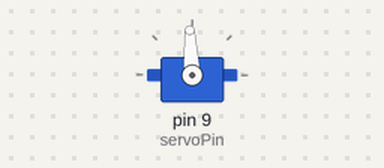
Bench run of a sketch on a simulated Arduino Uno, built with avr-gcc and run on an emulated ATmega328P. Shown: servo.

Above: at 0.1 s.
At 10.1 s:
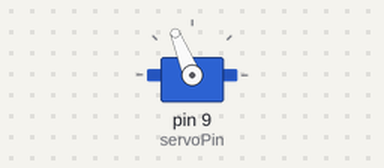
Timing chart, 0 to 11.6 s (numbered marks = the images above):
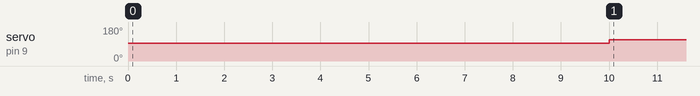

The sketch:

single_motor_test.ino
```cpp
#include <Servo.h>

byte servoPin = 9;
float throttle = 0;
Servo motor1;

// set power from -1.0 to 1.0
void setThrottle(float motorThrottle) {
  float input = motorThrottle * 400 + 1500;
  motor1.writeMicroseconds(input);
  Serial.print("Motor 1 Throttle: ");
  Serial.print(motorThrottle);
  Serial.print(" || Motor 1 input: ");
  Serial.print(input);
  Serial.println();
}

void setup() {
  Serial.begin(9600);

  motor1.attach(servoPin);
//  setThrottle(0);

  motor1.writeMicroseconds(1500);

  delay(10000);
}

void loop() {
//  setThrottle(0.3);

  motor1.writeMicroseconds(1700);
}
```

Measured:
- by itself, servo on pin 9 (servoPin): 93° → 112° at 10.0 s
